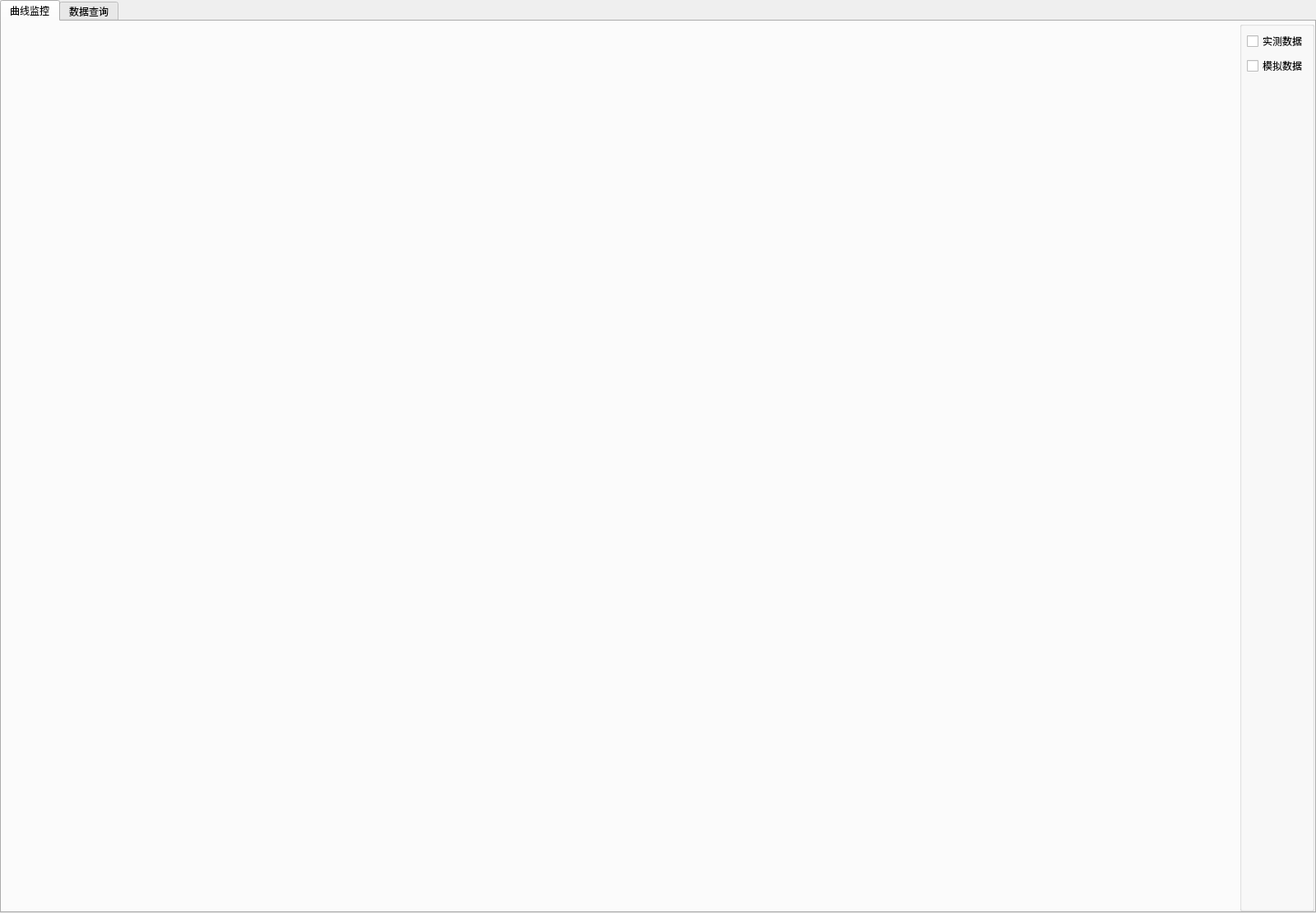
<?xml version="1.0" encoding="UTF-8"?>
<ui version="4.0">
 <class>MainWindow</class>
 <widget class="QMainWindow" name="MainWindow">
  <property name="geometry">
   <rect>
    <x>0</x>
    <y>0</y>
    <width>1600</width>
    <height>1110</height>
   </rect>
  </property>
  <property name="windowTitle">
   <string>MainWindow</string>
  </property>
  <widget class="QWidget" name="centralwidget">
   <layout class="QGridLayout" name="gridLayout_2">
    <property name="leftMargin">
     <number>0</number>
    </property>
    <property name="topMargin">
     <number>0</number>
    </property>
    <property name="rightMargin">
     <number>0</number>
    </property>
    <property name="bottomMargin">
     <number>0</number>
    </property>
    <property name="spacing">
     <number>0</number>
    </property>
    <item row="0" column="0">
     <widget class="QTabWidget" name="tabWidget">
      <property name="currentIndex">
       <number>0</number>
      </property>
      <widget class="QWidget" name="plotTab">
       <attribute name="title">
        <string>曲线监控</string>
       </attribute>
       <layout class="QHBoxLayout" name="horizontalLayout_3" stretch="1,0">
        <property name="spacing">
         <number>0</number>
        </property>
        <property name="leftMargin">
         <number>0</number>
        </property>
        <property name="topMargin">
         <number>0</number>
        </property>
        <property name="rightMargin">
         <number>0</number>
        </property>
        <property name="bottomMargin">
         <number>0</number>
        </property>
        <item>
         <widget class="QCustomPlot" name="customPlot" native="true">
          <property name="styleSheet">
           <string notr="true"/>
          </property>
         </widget>
        </item>
        <item>
         <widget class="QGroupBox" name="groupBox">
          <property name="title">
           <string/>
          </property>
          <layout class="QGridLayout" name="gridLayout">
           <property name="leftMargin">
            <number>6</number>
           </property>
           <property name="topMargin">
            <number>6</number>
           </property>
           <property name="rightMargin">
            <number>6</number>
           </property>
           <property name="bottomMargin">
            <number>6</number>
           </property>
           <property name="spacing">
            <number>6</number>
           </property>
           <item row="0" column="0">
            <widget class="QCheckBox" name="checkBox_temp">
             <property name="text">
              <string>实测数据</string>
             </property>
             <property name="iconSize">
              <size>
               <width>32</width>
               <height>32</height>
              </size>
             </property>
            </widget>
           </item>
           <item row="1" column="0">
            <widget class="QCheckBox" name="checkBox_hui">
             <property name="text">
              <string>模拟数据</string>
             </property>
             <property name="iconSize">
              <size>
               <width>48</width>
               <height>48</height>
              </size>
             </property>
            </widget>
           </item>
           <item row="2" column="0">
            <spacer name="verticalSpacer">
             <property name="orientation">
              <enum>Qt::Vertical</enum>
             </property>
             <property name="sizeHint" stdset="0">
              <size>
               <width>20</width>
               <height>40</height>
              </size>
             </property>
            </spacer>
           </item>
          </layout>
         </widget>
        </item>
       </layout>
      </widget>
      <widget class="QWidget" name="tableTab">
       <attribute name="title">
        <string>数据查询</string>
       </attribute>
       <layout class="QVBoxLayout" name="verticalLayout">
        <item>
         <widget class="frmDbPage" name="widget" native="true"/>
        </item>
       </layout>
      </widget>
     </widget>
    </item>
   </layout>
  </widget>
  <widget class="QMenuBar" name="menubar">
   <property name="geometry">
    <rect>
     <x>0</x>
     <y>0</y>
     <width>1600</width>
     <height>22</height>
    </rect>
   </property>
  </widget>
 </widget>
 <customwidgets>
  <customwidget>
   <class>QCustomPlot</class>
   <extends>QWidget</extends>
   <header location="global">qcustomplot.h</header>
   <container>1</container>
  </customwidget>
  <customwidget>
   <class>frmDbPage</class>
   <extends>QWidget</extends>
   <header location="global">frmdbpage.h</header>
   <container>1</container>
  </customwidget>
 </customwidgets>
 <resources/>
 <connections/>
</ui>
